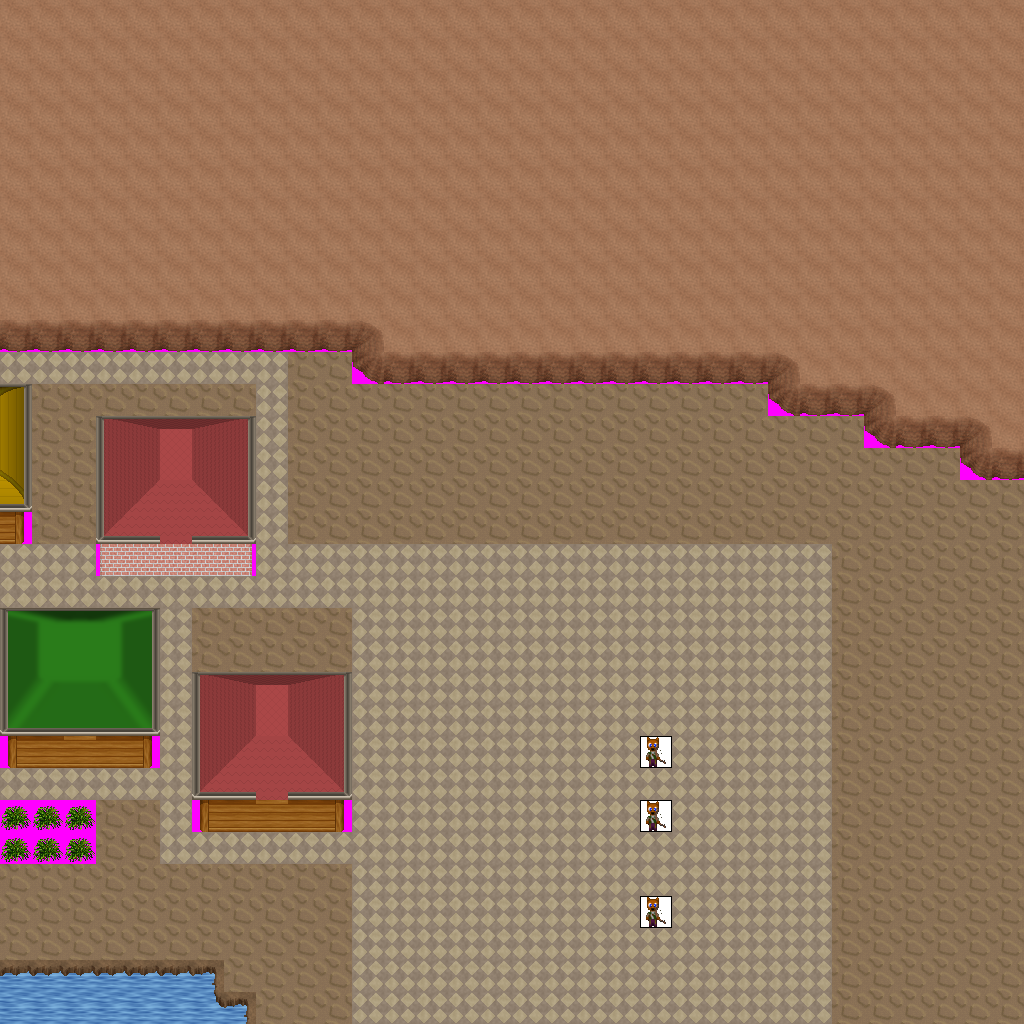

This is a level from a 2D game, rendered from its Tiled map with the project's own tilesets. A one-line summary and the map file follow, with tile-layer data summarised:
An orthogonal 32x32 tile map with 32x32 px tiles, 7 tile layers (Ground, Objects, Above, Walkable, ...), 16 tilesets and 14 objects (7x newmap, from_west_0, from_east_0, from_east_1, from_east_2, ...).

<map version="1.0" orientation="orthogonal" width="32" height="32" tilewidth="32" tileheight="32">
 <tileset firstgid="1" name="ground_brown" tilewidth="32" tileheight="32">
  <image source="../drawable/ground_brown.png" width="160" height="32" />
 </tileset>
 <tileset firstgid="6" name="ground_brown_paving" tilewidth="32" tileheight="32">
  <image source="../drawable/ground_brown_paving.png" width="64" height="32" />
 </tileset>
 <tileset firstgid="8" name="ground_ground" tilewidth="32" tileheight="32">
  <image source="../drawable/ground_ground.png" width="96" height="352" />
 </tileset>
 <tileset firstgid="41" name="building_wall_wall_brown" tilewidth="32" tileheight="32">
  <image source="../drawable/building_wall_wall_brown.png" width="96" height="128" />
 </tileset>
 <tileset firstgid="53" name="building_wall_wood" tilewidth="32" tileheight="32">
  <image source="../drawable/building_wall_wood.png" width="128" height="128" />
 </tileset>
 <tileset firstgid="69" name="building_roof_yellow" tilewidth="32" tileheight="32">
  <image source="../drawable/building_roof_yellow.png" width="160" height="128" />
 </tileset>
 <tileset firstgid="89" name="plant_bush_bushes" tilewidth="32" tileheight="32">
  <image source="../drawable/plant_bush_bushes.png" width="160" height="64" />
 </tileset>
 <tileset firstgid="99" name="building_roof_red" tilewidth="32" tileheight="32">
  <image source="../drawable/building_roof_red.png" width="160" height="128" />
 </tileset>
 <tileset firstgid="119" name="building_door_door_n" tilewidth="32" tileheight="32">
  <image source="../drawable/building_door_door_n.png" width="96" height="64" />
 </tileset>
 <tileset firstgid="125" name="building_roof_green" tilewidth="32" tileheight="32">
  <image source="../drawable/building_roof_green.png" width="160" height="128" />
 </tileset>
 <tileset firstgid="145" name="building_door_closed_with_key" tilewidth="32" tileheight="32">
  <image source="../drawable/building_door_closed_with_key.png" width="32" height="32" />
 </tileset>
 <tileset firstgid="146" name="plant_vine" tilewidth="32" tileheight="32">
  <image source="../drawable/plant_vine.png" width="32" height="96" />
 </tileset>
 <tileset firstgid="149" name="logic_creature_kobold" tilewidth="32" tileheight="32">
  <image source="../drawable/logic_creature_kobold.png" width="192" height="32" />
 </tileset>
 <tileset firstgid="155" name="building_wall_int_clay" tilewidth="32" tileheight="32">
  <image source="../drawable/building_wall_int_clay.png" width="320" height="320" />
 </tileset>
 <tileset firstgid="255" name="building_wall_int_sandstone" tilewidth="32" tileheight="32">
  <image source="../drawable/building_wall_int_sandstone.png" width="96" height="160" />
 </tileset>
 <tileset firstgid="270" name="walkable_sentinel" tilewidth="32" tileheight="32">
  <image source="../drawable/walkable_sentinel.png" width="32" height="32" />
 </tileset>
 <layer name="Ground" width="32" height="32">
  <data>[1024 cells, 1024 non-empty, 3 distinct tile ids]</data>
 </layer>
 <layer name="Objects" width="32" height="32">
  <data>[1024 cells, 19 non-empty, 8 distinct tile ids]</data>
 </layer>
 <layer name="Above" width="32" height="32">
  <data>[1024 cells, 22 non-empty, 12 distinct tile ids]</data>
 </layer>
 <layer name="Walkable" width="32" height="32">
  <data>[1024 cells, 457 non-empty, 1 distinct tile ids]</data>
 </layer>
 <layer name="Objects_stendhal" width="32" height="32">
  <data>[1024 cells, 467 non-empty, 48 distinct tile ids]</data>
 </layer>
 <layer name="Above_stendhal" width="32" height="32">
  <data>[1024 cells, 0 non-empty, 0 distinct tile ids]</data>
 </layer>
 <layer name="Objects_stendhal2" width="32" height="32">
  <data>[1024 cells, 3 non-empty, 1 distinct tile ids]</data>
 </layer>
 <objectgroup name="Mapevents" width="32" height="32">
  <object name="exit_east_0" type="newmap" x="992" y="480" width="32" height="544">
   <properties>
    <property name="map" value="level_1_semos_mine_nw_x2_y0" />
    <property name="place" value="from_east_0" />
   </properties>
  </object>
  <object name="exit_west_0" type="newmap" x="0" y="352" width="32" height="64">
   <properties>
    <property name="map" value="level_1_semos_mine_nw_x0_y0" />
    <property name="place" value="from_west_0" />
   </properties>
  </object>
  <object name="exit_west_1" type="newmap" x="0" y="544" width="32" height="96">
   <properties>
    <property name="map" value="level_1_semos_mine_nw_x0_y0" />
    <property name="place" value="from_west_1" />
   </properties>
  </object>
  <object name="exit_west_2" type="newmap" x="0" y="768" width="32" height="32">
   <properties>
    <property name="map" value="level_1_semos_mine_nw_x0_y0" />
    <property name="place" value="from_west_2" />
   </properties>
  </object>
  <object name="exit_west_3" type="newmap" x="0" y="864" width="32" height="160">
   <properties>
    <property name="map" value="level_1_semos_mine_nw_x0_y0" />
    <property name="place" value="from_west_3" />
   </properties>
  </object>
  <object name="exit_south_0" type="newmap" x="0" y="992" width="832" height="32">
   <properties>
    <property name="map" value="level_1_semos_mine_nw_x1_y1" />
    <property name="place" value="from_south_0" />
   </properties>
  </object>
  <object name="exit_south_1" type="newmap" x="928" y="992" width="96" height="32">
   <properties>
    <property name="map" value="level_1_semos_mine_nw_x1_y1" />
    <property name="place" value="from_south_1" />
   </properties>
  </object>
 </objectgroup>
 <objectgroup name="Spawn" width="32" height="32">
  <object name="from_west_0" x="992" y="736" width="32" height="32" />
  <object name="from_east_0" x="0" y="384" width="32" height="32" />
  <object name="from_east_1" x="0" y="576" width="32" height="32" />
  <object name="from_east_2" x="0" y="768" width="32" height="32" />
  <object name="from_east_3" x="0" y="928" width="32" height="32" />
  <object name="from_north_0" x="416" y="992" width="32" height="32" />
  <object name="from_north_1" x="960" y="992" width="32" height="32" />
 </objectgroup>
 <objectgroup name="Keys" width="32" height="32" />
 <objectgroup name="Replace" width="32" height="32" />
</map>
